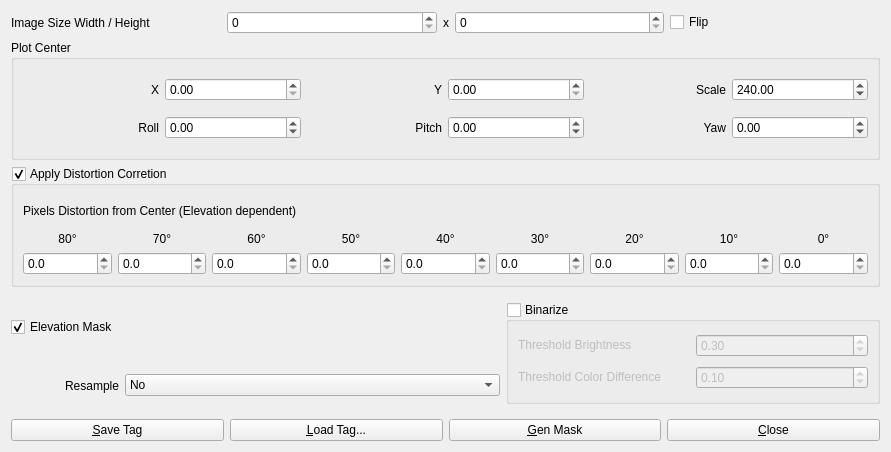
<?xml version="1.0" encoding="UTF-8"?>
<ui version="4.0">
 <class>SkyImgDialog</class>
 <widget class="QWidget" name="SkyImgDialog">
  <property name="geometry">
   <rect>
    <x>0</x>
    <y>0</y>
    <width>891</width>
    <height>452</height>
   </rect>
  </property>
  <property name="windowTitle">
   <string>Sky Image</string>
  </property>
  <layout class="QVBoxLayout" name="verticalLayout">
   <item>
    <widget class="QWidget" name="Panel1" native="true">
     <property name="enabled">
      <bool>true</bool>
     </property>
     <property name="sizePolicy">
      <sizepolicy hsizetype="Preferred" vsizetype="Fixed">
       <horstretch>0</horstretch>
       <verstretch>0</verstretch>
      </sizepolicy>
     </property>
     <property name="toolTip">
      <string/>
     </property>
     <property name="layoutDirection">
      <enum>Qt::LayoutDirection::LeftToRight</enum>
     </property>
     <layout class="QHBoxLayout" name="horizontalLayout">
      <property name="leftMargin">
       <number>0</number>
      </property>
      <property name="topMargin">
       <number>0</number>
      </property>
      <property name="rightMargin">
       <number>0</number>
      </property>
      <property name="bottomMargin">
       <number>0</number>
      </property>
      <item>
       <widget class="QLabel" name="Label1">
        <property name="toolTip">
         <string/>
        </property>
        <property name="text">
         <string>Image Size Width / Height</string>
        </property>
        <property name="buddy">
         <cstring>sBSkySize1</cstring>
        </property>
       </widget>
      </item>
      <item>
       <widget class="QSpinBox" name="sBSkySize1">
        <property name="toolTip">
         <string>Sky image width (px)</string>
        </property>
        <property name="maximum">
         <number>1000000</number>
        </property>
       </widget>
      </item>
      <item>
       <widget class="QLabel" name="Label2">
        <property name="sizePolicy">
         <sizepolicy hsizetype="Maximum" vsizetype="Preferred">
          <horstretch>0</horstretch>
          <verstretch>0</verstretch>
         </sizepolicy>
        </property>
        <property name="toolTip">
         <string/>
        </property>
        <property name="text">
         <string>x</string>
        </property>
       </widget>
      </item>
      <item>
       <widget class="QSpinBox" name="sBSkySize2">
        <property name="toolTip">
         <string>Sky image height (px)</string>
        </property>
        <property name="maximum">
         <number>1000000</number>
        </property>
       </widget>
      </item>
      <item>
       <widget class="QCheckBox" name="cBSkyFlip">
        <property name="toolTip">
         <string>Flip x-axis</string>
        </property>
        <property name="text">
         <string>Flip</string>
        </property>
       </widget>
      </item>
     </layout>
    </widget>
   </item>
   <item>
    <widget class="QGroupBox" name="groupBox">
     <property name="title">
      <string>Plot Center</string>
     </property>
     <layout class="QGridLayout" name="gridLayout_2">
      <item row="0" column="3">
       <widget class="QDoubleSpinBox" name="sBSkyCenter2">
        <property name="toolTip">
         <string>Center position of sky image (px)</string>
        </property>
       </widget>
      </item>
      <item row="0" column="0">
       <widget class="QLabel" name="Label9">
        <property name="toolTip">
         <string/>
        </property>
        <property name="text">
         <string>X</string>
        </property>
        <property name="alignment">
         <set>Qt::AlignmentFlag::AlignRight|Qt::AlignmentFlag::AlignTrailing|Qt::AlignmentFlag::AlignVCenter</set>
        </property>
        <property name="buddy">
         <cstring>sBSkyCenter1</cstring>
        </property>
       </widget>
      </item>
      <item row="0" column="4">
       <widget class="QLabel" name="Label10">
        <property name="toolTip">
         <string/>
        </property>
        <property name="text">
         <string>Scale</string>
        </property>
        <property name="alignment">
         <set>Qt::AlignmentFlag::AlignRight|Qt::AlignmentFlag::AlignTrailing|Qt::AlignmentFlag::AlignVCenter</set>
        </property>
        <property name="buddy">
         <cstring>sBSkyScale</cstring>
        </property>
       </widget>
      </item>
      <item row="0" column="2">
       <widget class="QLabel" name="Label5">
        <property name="toolTip">
         <string/>
        </property>
        <property name="text">
         <string>Y</string>
        </property>
        <property name="alignment">
         <set>Qt::AlignmentFlag::AlignRight|Qt::AlignmentFlag::AlignTrailing|Qt::AlignmentFlag::AlignVCenter</set>
        </property>
        <property name="buddy">
         <cstring>sBSkyCenter2</cstring>
        </property>
       </widget>
      </item>
      <item row="0" column="1">
       <widget class="QDoubleSpinBox" name="sBSkyCenter1">
        <property name="toolTip">
         <string>Center position of sky image (px)</string>
        </property>
       </widget>
      </item>
      <item row="1" column="0">
       <widget class="QLabel" name="Label6">
        <property name="toolTip">
         <string/>
        </property>
        <property name="text">
         <string>Roll</string>
        </property>
        <property name="alignment">
         <set>Qt::AlignmentFlag::AlignRight|Qt::AlignmentFlag::AlignTrailing|Qt::AlignmentFlag::AlignVCenter</set>
        </property>
        <property name="buddy">
         <cstring>sBSkyFOV1</cstring>
        </property>
       </widget>
      </item>
      <item row="1" column="1">
       <widget class="QDoubleSpinBox" name="sBSkyFOV1">
        <property name="toolTip">
         <string>Rotation of image along roll direction (deg)</string>
        </property>
        <property name="minimum">
         <double>-180.000000000000000</double>
        </property>
        <property name="maximum">
         <double>180.000000000000000</double>
        </property>
       </widget>
      </item>
      <item row="0" column="5">
       <widget class="QDoubleSpinBox" name="sBSkyScale">
        <property name="toolTip">
         <string>Sky image scaling factor</string>
        </property>
        <property name="minimum">
         <double>0.000000000000000</double>
        </property>
        <property name="maximum">
         <double>10000.000000000000000</double>
        </property>
        <property name="value">
         <double>240.000000000000000</double>
        </property>
       </widget>
      </item>
      <item row="1" column="3">
       <widget class="QDoubleSpinBox" name="sBSkyFOV2">
        <property name="toolTip">
         <string>Rotation of image along pitch direction (deg)</string>
        </property>
        <property name="minimum">
         <double>-180.000000000000000</double>
        </property>
        <property name="maximum">
         <double>180.000000000000000</double>
        </property>
       </widget>
      </item>
      <item row="1" column="2">
       <widget class="QLabel" name="Label3">
        <property name="toolTip">
         <string/>
        </property>
        <property name="text">
         <string>Pitch</string>
        </property>
        <property name="alignment">
         <set>Qt::AlignmentFlag::AlignRight|Qt::AlignmentFlag::AlignTrailing|Qt::AlignmentFlag::AlignVCenter</set>
        </property>
        <property name="buddy">
         <cstring>sBSkyFOV2</cstring>
        </property>
       </widget>
      </item>
      <item row="1" column="4">
       <widget class="QLabel" name="Label4">
        <property name="toolTip">
         <string/>
        </property>
        <property name="text">
         <string>Yaw</string>
        </property>
        <property name="alignment">
         <set>Qt::AlignmentFlag::AlignRight|Qt::AlignmentFlag::AlignTrailing|Qt::AlignmentFlag::AlignVCenter</set>
        </property>
        <property name="buddy">
         <cstring>sBSkyFOV3</cstring>
        </property>
       </widget>
      </item>
      <item row="1" column="5">
       <widget class="QDoubleSpinBox" name="sBSkyFOV3">
        <property name="toolTip">
         <string>Rotation of image along yaw direction (deg)</string>
        </property>
        <property name="minimum">
         <double>-180.000000000000000</double>
        </property>
        <property name="maximum">
         <double>180.000000000000000</double>
        </property>
       </widget>
      </item>
     </layout>
    </widget>
   </item>
   <item>
    <widget class="QGroupBox" name="gBSkyDestCorrection">
     <property name="toolTip">
      <string>Enable sky image distortion correction</string>
     </property>
     <property name="title">
      <string>Apply Distortion Corretion</string>
     </property>
     <property name="checkable">
      <bool>true</bool>
     </property>
     <layout class="QGridLayout" name="gridLayout_4">
      <item row="1" column="3">
       <widget class="QLabel" name="Label14">
        <property name="toolTip">
         <string/>
        </property>
        <property name="text">
         <string>50°</string>
        </property>
        <property name="alignment">
         <set>Qt::AlignmentFlag::AlignCenter</set>
        </property>
        <property name="buddy">
         <cstring>sBSkyDest4</cstring>
        </property>
       </widget>
      </item>
      <item row="1" column="0">
       <widget class="QLabel" name="Label11">
        <property name="sizePolicy">
         <sizepolicy hsizetype="Preferred" vsizetype="Fixed">
          <horstretch>0</horstretch>
          <verstretch>0</verstretch>
         </sizepolicy>
        </property>
        <property name="toolTip">
         <string/>
        </property>
        <property name="text">
         <string>80°</string>
        </property>
        <property name="alignment">
         <set>Qt::AlignmentFlag::AlignCenter</set>
        </property>
        <property name="buddy">
         <cstring>sBSkyDest1</cstring>
        </property>
       </widget>
      </item>
      <item row="1" column="6">
       <widget class="QLabel" name="Label17">
        <property name="toolTip">
         <string/>
        </property>
        <property name="text">
         <string>20°</string>
        </property>
        <property name="alignment">
         <set>Qt::AlignmentFlag::AlignCenter</set>
        </property>
        <property name="buddy">
         <cstring>sBSkyDest7</cstring>
        </property>
       </widget>
      </item>
      <item row="2" column="0">
       <widget class="QDoubleSpinBox" name="sBSkyDest1">
        <property name="toolTip">
         <string>Distortion (1 = no distortion)</string>
        </property>
        <property name="decimals">
         <number>1</number>
        </property>
       </widget>
      </item>
      <item row="2" column="3">
       <widget class="QDoubleSpinBox" name="sBSkyDest4">
        <property name="toolTip">
         <string>Distortion (1 = no distortion)</string>
        </property>
        <property name="decimals">
         <number>1</number>
        </property>
       </widget>
      </item>
      <item row="1" column="1">
       <widget class="QLabel" name="Label12">
        <property name="sizePolicy">
         <sizepolicy hsizetype="Preferred" vsizetype="Fixed">
          <horstretch>0</horstretch>
          <verstretch>0</verstretch>
         </sizepolicy>
        </property>
        <property name="toolTip">
         <string/>
        </property>
        <property name="text">
         <string>70°</string>
        </property>
        <property name="alignment">
         <set>Qt::AlignmentFlag::AlignCenter</set>
        </property>
        <property name="buddy">
         <cstring>sBSkyDest2</cstring>
        </property>
       </widget>
      </item>
      <item row="2" column="4">
       <widget class="QDoubleSpinBox" name="sBSkyDest5">
        <property name="toolTip">
         <string>Distortion (1 = no distortion)</string>
        </property>
        <property name="decimals">
         <number>1</number>
        </property>
       </widget>
      </item>
      <item row="1" column="2">
       <widget class="QLabel" name="Label13">
        <property name="toolTip">
         <string/>
        </property>
        <property name="text">
         <string>60°</string>
        </property>
        <property name="alignment">
         <set>Qt::AlignmentFlag::AlignCenter</set>
        </property>
        <property name="buddy">
         <cstring>sBSkyDest3</cstring>
        </property>
       </widget>
      </item>
      <item row="2" column="6">
       <widget class="QDoubleSpinBox" name="sBSkyDest7">
        <property name="toolTip">
         <string>Distortion (1 = no distortion)</string>
        </property>
        <property name="decimals">
         <number>1</number>
        </property>
       </widget>
      </item>
      <item row="1" column="7">
       <widget class="QLabel" name="Label18">
        <property name="toolTip">
         <string/>
        </property>
        <property name="text">
         <string>10°</string>
        </property>
        <property name="alignment">
         <set>Qt::AlignmentFlag::AlignCenter</set>
        </property>
        <property name="buddy">
         <cstring>sBSkyDest8</cstring>
        </property>
       </widget>
      </item>
      <item row="2" column="2">
       <widget class="QDoubleSpinBox" name="sBSkyDest3">
        <property name="toolTip">
         <string>Distortion (1 = no distortion)</string>
        </property>
        <property name="decimals">
         <number>1</number>
        </property>
       </widget>
      </item>
      <item row="2" column="1">
       <widget class="QDoubleSpinBox" name="sBSkyDest2">
        <property name="toolTip">
         <string>Distortion (1 = no distortion)</string>
        </property>
        <property name="decimals">
         <number>1</number>
        </property>
       </widget>
      </item>
      <item row="2" column="5">
       <widget class="QDoubleSpinBox" name="sBSkyDest6">
        <property name="toolTip">
         <string>Distortion (1 = no distortion)</string>
        </property>
        <property name="decimals">
         <number>1</number>
        </property>
       </widget>
      </item>
      <item row="1" column="5">
       <widget class="QLabel" name="Label16">
        <property name="toolTip">
         <string/>
        </property>
        <property name="text">
         <string>30°</string>
        </property>
        <property name="alignment">
         <set>Qt::AlignmentFlag::AlignCenter</set>
        </property>
        <property name="buddy">
         <cstring>sBSkyDest6</cstring>
        </property>
       </widget>
      </item>
      <item row="1" column="4">
       <widget class="QLabel" name="Label15">
        <property name="toolTip">
         <string/>
        </property>
        <property name="text">
         <string>40°</string>
        </property>
        <property name="alignment">
         <set>Qt::AlignmentFlag::AlignCenter</set>
        </property>
        <property name="buddy">
         <cstring>sBSkyDest5</cstring>
        </property>
       </widget>
      </item>
      <item row="2" column="8">
       <widget class="QDoubleSpinBox" name="sBSkyDest9">
        <property name="toolTip">
         <string>Distortion (1 = no distortion)</string>
        </property>
        <property name="decimals">
         <number>1</number>
        </property>
       </widget>
      </item>
      <item row="2" column="7">
       <widget class="QDoubleSpinBox" name="sBSkyDest8">
        <property name="toolTip">
         <string>Distortion (1 = no distortion)</string>
        </property>
        <property name="decimals">
         <number>1</number>
        </property>
       </widget>
      </item>
      <item row="1" column="8">
       <widget class="QLabel" name="Label19">
        <property name="toolTip">
         <string/>
        </property>
        <property name="text">
         <string>0°</string>
        </property>
        <property name="alignment">
         <set>Qt::AlignmentFlag::AlignCenter</set>
        </property>
        <property name="buddy">
         <cstring>sBSkyDest9</cstring>
        </property>
       </widget>
      </item>
      <item row="0" column="0" colspan="4">
       <widget class="QLabel" name="label_3">
        <property name="text">
         <string>Pixels Distortion from Center (Elevation dependent)</string>
        </property>
       </widget>
      </item>
     </layout>
    </widget>
   </item>
   <item>
    <widget class="QWidget" name="Panel2" native="true">
     <property name="enabled">
      <bool>true</bool>
     </property>
     <property name="toolTip">
      <string/>
     </property>
     <property name="layoutDirection">
      <enum>Qt::LayoutDirection::LeftToRight</enum>
     </property>
     <layout class="QGridLayout" name="gridLayout">
      <property name="leftMargin">
       <number>0</number>
      </property>
      <property name="topMargin">
       <number>0</number>
      </property>
      <property name="rightMargin">
       <number>0</number>
      </property>
      <property name="bottomMargin">
       <number>0</number>
      </property>
      <item row="2" column="0">
       <widget class="QWidget" name="widget_3" native="true">
        <layout class="QGridLayout" name="gridLayout_3">
         <property name="leftMargin">
          <number>0</number>
         </property>
         <property name="topMargin">
          <number>0</number>
         </property>
         <property name="rightMargin">
          <number>0</number>
         </property>
         <property name="bottomMargin">
          <number>0</number>
         </property>
         <item row="2" column="3">
          <widget class="QComboBox" name="cBSkyResample">
           <property name="toolTip">
            <string>Choose between &quot;No&quot; and &quot;Bilinear&quot; resampling of the sky image</string>
           </property>
           <item>
            <property name="text">
             <string>No</string>
            </property>
           </item>
           <item>
            <property name="text">
             <string>Bilinear</string>
            </property>
           </item>
          </widget>
         </item>
         <item row="1" column="1">
          <widget class="QCheckBox" name="cBSkyElevationMask">
           <property name="sizePolicy">
            <sizepolicy hsizetype="Maximum" vsizetype="Fixed">
             <horstretch>0</horstretch>
             <verstretch>0</verstretch>
            </sizepolicy>
           </property>
           <property name="toolTip">
            <string>Enable elevation mask</string>
           </property>
           <property name="text">
            <string>Elevation Mask</string>
           </property>
           <property name="checked">
            <bool>true</bool>
           </property>
          </widget>
         </item>
         <item row="1" column="4" rowspan="2">
          <widget class="QGroupBox" name="gBSkyBinarize">
           <property name="title">
            <string>Binarize</string>
           </property>
           <property name="checkable">
            <bool>true</bool>
           </property>
           <property name="checked">
            <bool>false</bool>
           </property>
           <layout class="QGridLayout" name="gridLayout_5">
            <item row="0" column="1">
             <widget class="QDoubleSpinBox" name="sBSkyBinThres1">
              <property name="toolTip">
               <string>Binarize threshold for brightness</string>
              </property>
              <property name="maximum">
               <double>1.000000000000000</double>
              </property>
              <property name="singleStep">
               <double>0.100000000000000</double>
              </property>
              <property name="value">
               <double>0.300000000000000</double>
              </property>
             </widget>
            </item>
            <item row="0" column="0">
             <widget class="QLabel" name="label">
              <property name="sizePolicy">
               <sizepolicy hsizetype="Preferred" vsizetype="Fixed">
                <horstretch>0</horstretch>
                <verstretch>0</verstretch>
               </sizepolicy>
              </property>
              <property name="text">
               <string>Threshold Brightness</string>
              </property>
             </widget>
            </item>
            <item row="1" column="0">
             <widget class="QLabel" name="label_2">
              <property name="sizePolicy">
               <sizepolicy hsizetype="Preferred" vsizetype="Fixed">
                <horstretch>0</horstretch>
                <verstretch>0</verstretch>
               </sizepolicy>
              </property>
              <property name="text">
               <string>Threshold Color Difference</string>
              </property>
             </widget>
            </item>
            <item row="1" column="1">
             <widget class="QDoubleSpinBox" name="sBSkyBinThres2">
              <property name="toolTip">
               <string>Binarize threshold for color distance</string>
              </property>
              <property name="maximum">
               <double>1.000000000000000</double>
              </property>
              <property name="singleStep">
               <double>0.100000000000000</double>
              </property>
              <property name="value">
               <double>0.100000000000000</double>
              </property>
             </widget>
            </item>
           </layout>
          </widget>
         </item>
         <item row="2" column="1">
          <widget class="QLabel" name="Label8">
           <property name="toolTip">
            <string/>
           </property>
           <property name="text">
            <string>Resample</string>
           </property>
           <property name="alignment">
            <set>Qt::AlignmentFlag::AlignRight|Qt::AlignmentFlag::AlignTrailing|Qt::AlignmentFlag::AlignVCenter</set>
           </property>
           <property name="buddy">
            <cstring>cBSkyResample</cstring>
           </property>
          </widget>
         </item>
        </layout>
       </widget>
      </item>
     </layout>
    </widget>
   </item>
   <item>
    <widget class="QWidget" name="widget" native="true">
     <property name="sizePolicy">
      <sizepolicy hsizetype="Preferred" vsizetype="Fixed">
       <horstretch>0</horstretch>
       <verstretch>0</verstretch>
      </sizepolicy>
     </property>
     <layout class="QHBoxLayout" name="horizontalLayout_2">
      <property name="leftMargin">
       <number>0</number>
      </property>
      <property name="topMargin">
       <number>0</number>
      </property>
      <property name="rightMargin">
       <number>0</number>
      </property>
      <property name="bottomMargin">
       <number>0</number>
      </property>
      <item>
       <widget class="QPushButton" name="btnSave">
        <property name="toolTip">
         <string>Save sky image tag</string>
        </property>
        <property name="text">
         <string>&amp;Save Tag</string>
        </property>
       </widget>
      </item>
      <item>
       <widget class="QPushButton" name="btnLoad">
        <property name="toolTip">
         <string>Load sky image tag</string>
        </property>
        <property name="text">
         <string>&amp;Load Tag...</string>
        </property>
       </widget>
      </item>
      <item>
       <widget class="QPushButton" name="btnGenMask">
        <property name="toolTip">
         <string>Generate elevation mask from sky image</string>
        </property>
        <property name="text">
         <string>&amp;Gen Mask</string>
        </property>
       </widget>
      </item>
      <item>
       <widget class="QPushButton" name="btnClose">
        <property name="toolTip">
         <string/>
        </property>
        <property name="text">
         <string>&amp;Close</string>
        </property>
       </widget>
      </item>
     </layout>
    </widget>
   </item>
  </layout>
 </widget>
 <tabstops>
  <tabstop>sBSkySize1</tabstop>
  <tabstop>sBSkySize2</tabstop>
  <tabstop>cBSkyFlip</tabstop>
  <tabstop>cBSkyResample</tabstop>
  <tabstop>btnSave</tabstop>
  <tabstop>btnLoad</tabstop>
  <tabstop>btnGenMask</tabstop>
  <tabstop>btnClose</tabstop>
 </tabstops>
 <resources/>
 <connections/>
</ui>
